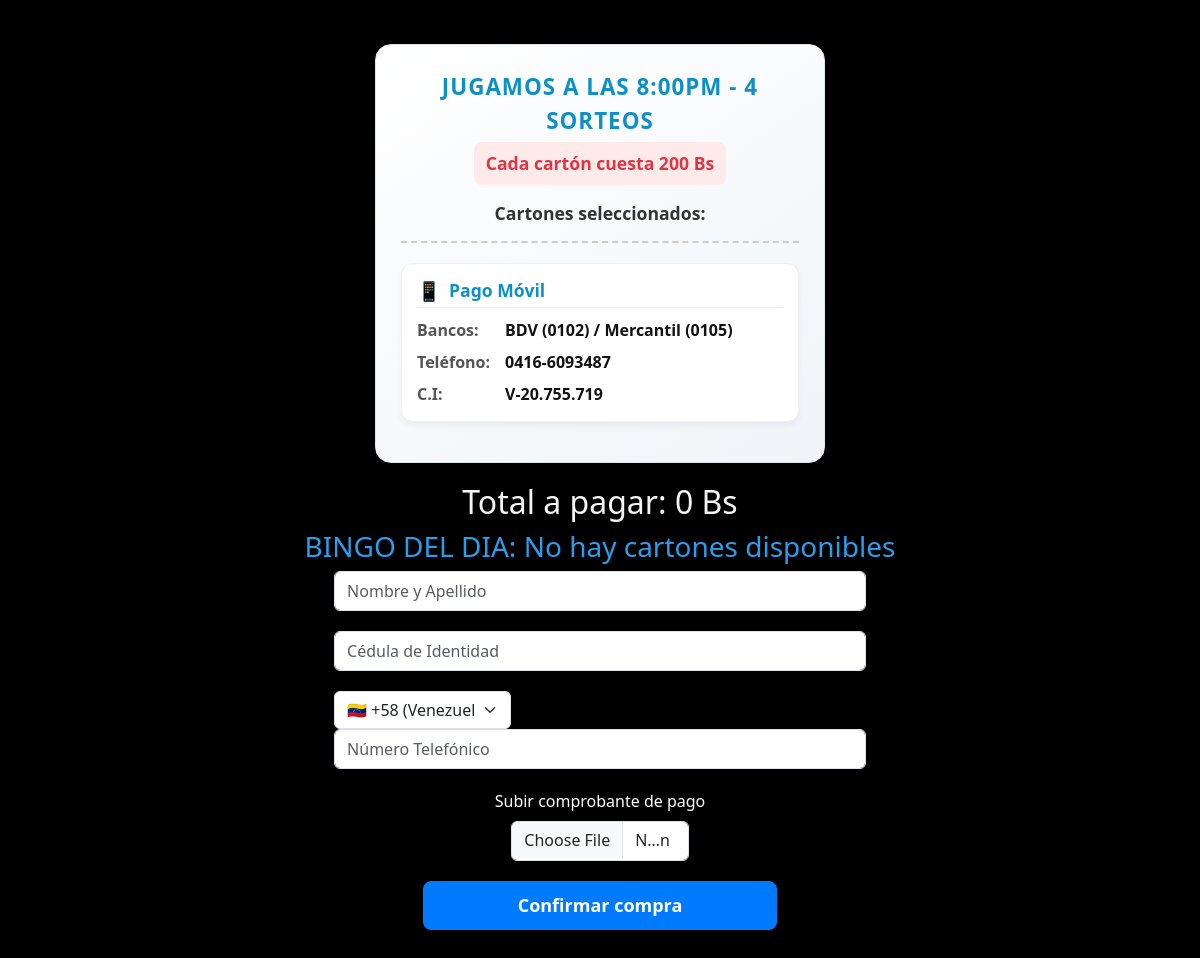
The app's page /compra, older data.
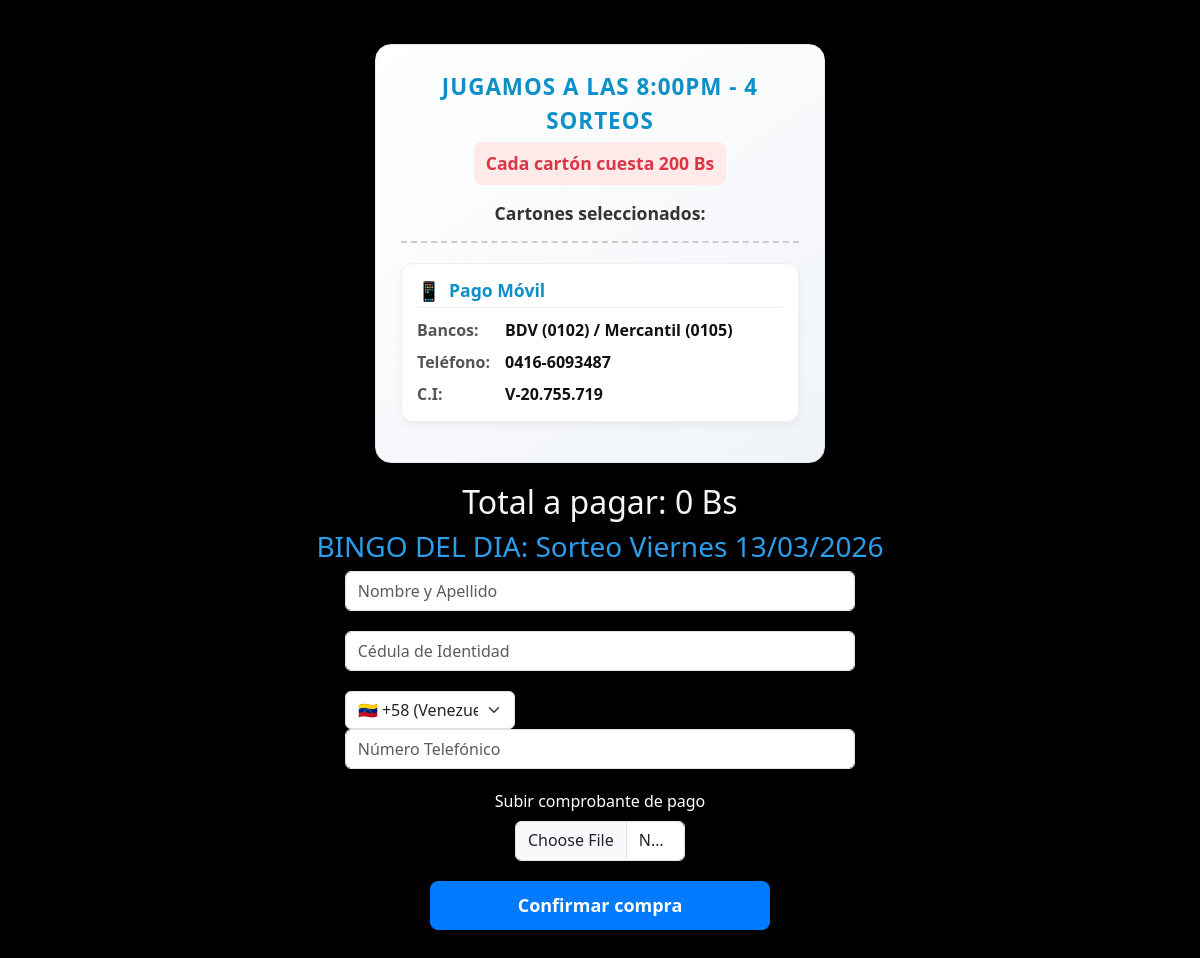
The same page, newer data.
### tables this page shows
CREATE TABLE partida (
    id INTEGER PRIMARY KEY CHECK (id = 1), -- Solo una fila, siempre tendrá id = 1
    partida TEXT,
    precio_de_carton REAL,
    precio_dolar REAL,
    zelle TEXT,
    estatus TEXT,
    modalidad_carton_regalo TEXT,
    recompensa REAL
               );

### app.py (the view, shortened to what this page needs)
@app.route("/compra", methods=["POST", "GET"])
def pago():
    return render_template("comprar.html", cartones_seleccionados='', total_price=0,
                           premio=get_premio(), precio=int(get_precio()), enunciado=get_enunciado(),
                           total_price2=0, zelle=get_zelle(), precio_dolares=get_dolar(), venta='uno')

### crud.py (called while the page is built)
def get_enunciado():
    conn = sqlite3.connect('bingo.db')
    cursor = conn.cursor()
    cursor.execute("SELECT estatus FROM partida WHERE id = 1")
    estatus = cursor.fetchone()[0]
    conn.commit()
    if estatus == "Venta en curso":
        cursor.execute("SELECT partida FROM partida")
        data = cursor.fetchone()  # Recupera todos los datos de la tabla
        conn.close()
    else:
        data = ["No hay cartones disponibles"]
    return data[0] if data else None

def get_premio():
    conn = sqlite3.connect('bingo.db')
    cursor = conn.cursor()
    cursor.execute("SELECT recompensa FROM partida")
    data = cursor.fetchone()  # Recupera todos los datos de la tabla
    conn.close()
    return data[0] if data else None

def get_precio():
    conn = sqlite3.connect('bingo.db')
    cursor = conn.cursor()
    cursor.execute("SELECT precio_de_carton FROM partida")
    data = cursor.fetchone()  # Recupera todos los datos de la tabla
    conn.close()
    return data[0] if data else None

def get_dolar():
    conn = sqlite3.connect('bingo.db')
    cursor = conn.cursor()
    cursor.execute("SELECT precio_dolar FROM partida WHERE id = 1")
    dolar = cursor.fetchone()[0]
    conn.close()
    return dolar if dolar else None

def get_zelle():
    conn = sqlite3.connect('bingo.db')
    cursor = conn.cursor()
    cursor.execute("SELECT zelle FROM partida WHERE id = 1")
    zelle = cursor.fetchone()[0]
    conn.close()
    return zelle if zelle else None

### templates/comprar.html (shortened to what this page needs)
<!DOCTYPE html>
<html lang="es">
<head>
    <link href="https://cdn.jsdelivr.net/npm/bootstrap@5.3.3/dist/css/bootstrap.min.css" rel="stylesheet">
</head>
<body>
    <center>
        <div class="info-box">
            <p class="premio-title">{{ premio }}</p>
            <div class="precio-alert">Cada cartón cuesta {{ precio }} Bs</div>
            <p class="cartones-info">Cartones seleccionados:<br> </p>
            <div class="info-section">
                <h4><span style="font-size: 1.2rem;">📱</span> Pago Móvil</h4>
                <div class="data-grid">
                    <strong>Bancos:</strong>
                    <span>BDV (0102) / Mercantil (0105)</span>
                    <strong>Teléfono:</strong>
                    <span>0416-6093487</span>
                    <strong>C.I:</strong>
                    <span>V-20.755.719</span>
                </div>
            </div>
        </div>
        <h2 style="color: whitesmoke;">Total a pagar: {{ total_price }} Bs</h2>
        <h3 style="color: rgb(43, 158, 235); font-family: system-ui, -apple-system, BlinkMacSystemFont, 'Segoe UI', Roboto, Oxygen, Ubuntu, Cantarell, 'Open Sans', 'Helvetica Neue', sans-serif;">BINGO DEL DIA: {{ enunciado }}</h3>
        <form id="compraForm" action="" method="POST" enctype="multipart/form-data">
            <div class="mb-3">
                <input type="text" class="form-control" style="width: 90%;" id="nombre" name="nombre" required placeholder="Nombre y Apellido">
            </div>
            <div class="mb-3">
                <input type="number" class="form-control" style="width: 90%;" id="cedula" name="cedula" required placeholder="Cédula de Identidad" min="0">
            </div>
            <div class="mb-3">
                <select id="codigo_pais" class="form-select" style="width: 30%; margin-right: 60%;" required>
                    <option value="+58" selected>🇻🇪 +58 (Venezuela)</option>
                </select>
                <input type="number" class="form-control" style="width: 90%;" id="telefono" placeholder="Número Telefónico" required>
            </div>
            <label style="color: white;" for="referencia" class="form-label">Subir comprobante de pago</label>
            <div class="mb-3">
                <input type="file" class="form-control" style="width: 30%;" id="referencia" name="referencia" required accept=".png, .jpg, .jpeg">
            </div>
            <button type="submit" style="font-size: large;" class="btn submit-btn">Confirmar compra</button>
        </form>
    </center>
</body>
</html>

### templates/comprar.html (style rules this page uses)
body { background-color: #000000; display: flex; justify-content: center; align-items: center; margin-bottom: 7vh; margin-top: -1vh; }
.submit-btn { background-color: #007bff; border-color: #007bff; color: white; padding: 10px 10px; font-size: 10px; font-weight: bold; border-radius: 8px; transition: all 0.6s ease-in-out; width: 60%; text-align: center; display: inline-block; }
.info-box { background: linear-gradient(145deg, #ffffff, #f0f4f8); border-radius: 16px; padding: 25px; margin-top: 30px; margin-bottom: 20px; width: 90%; max-width: 450px; box-shadow: 0 10px 25px rgba(0, 0, 0, 0.2), inset 0 2px 0 rgba(255, 255, 255, 0.8); border: 1px solid #e1e8ed; text-align: center; }
.info-box .premio-title { font-size: 1.4rem; color: #0d8fc7; font-weight: 800; margin-bottom: 5px; text-transform: uppercase; letter-spacing: 1px; }
.info-box .precio-alert { font-size: 1.1rem; font-weight: 800; color: #dc3545; background-color: #ffeaea; padding: 8px 12px; border-radius: 8px; display: inline-block; margin-bottom: 15px; }
.info-box .cartones-info { font-size: 1.1rem; color: #333; font-weight: 600; margin-bottom: 20px; border-bottom: 2px dashed #ccc; padding-bottom: 15px; }
.info-section { background-color: white; border-radius: 12px; padding: 15px; margin-bottom: 15px; box-shadow: 0 4px 6px rgba(0,0,0,0.05); border: 1px solid #f0f0f0; text-align: left; }
.info-section h4 { color: #0d8fc7; font-size: 1.1rem; font-weight: 700; margin-bottom: 10px; display: flex; align-items: center; gap: 8px; border-bottom: 1px solid #eee; padding-bottom: 5px; }
.data-grid { display: grid; grid-template-columns: auto 1fr; gap: 8px 15px; font-size: 1rem; }
.data-grid strong { color: #555; text-align: left; }
.data-grid span { color: #111; font-weight: 600; text-align: left; }
input { margin-bottom: 20px; width: 100%; border-radius: 10px; height: 40px; border: 2px solid #ddd; background-color: #f9f9f9; font-size: 16px; transition: all 0.3s ease-in-out; }

Row changes from the older to the newer data that the page shows:
changed partida "JUGAMOS A LAS 8:00PM - 4 SORTEOS": partida (not shown) → "Sorteo Viernes 13/03/2026"
Text that changed along with them:
{{ enunciado }}: "No hay cartones disponibles" → (not shown)
